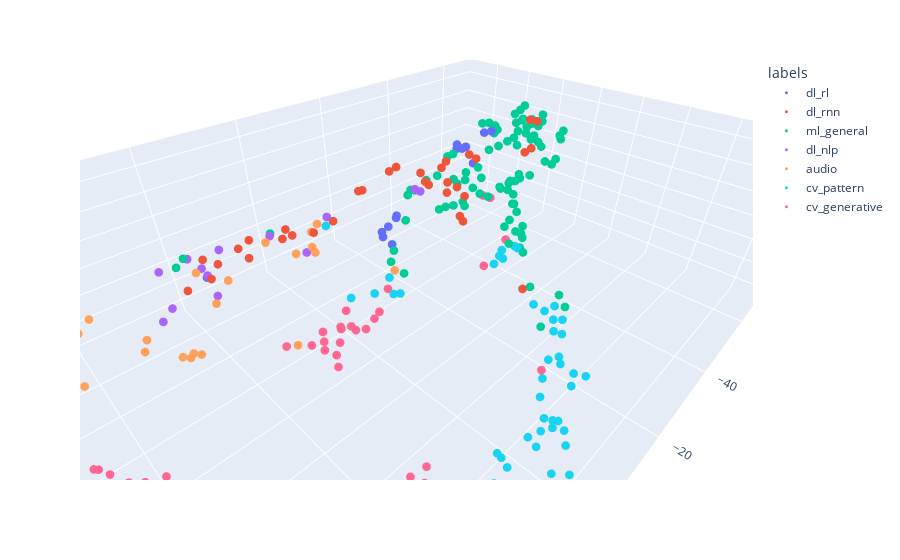

The code cell stored with this chart in its notebook:
### Code cell
from openTSNE.sklearn import TSNE
import plotly.express as px

tsne_latent = TSNE(n_components=3,random_state=42, perplexity=10, n_iter=2000, learning_rate=50).fit_transform(rbm_latent_space_final)
plot_3d(tsne_latent, jasper_metadata[['category']], jasper_metadata[['title']])

### Figure 1 — Plotly figure (JSON) as saved in the notebook; plotly's stock layout.template omitted (floating-point values rounded to 4 significant figures)
{"data": [{"customdata": [["human level control through deep reinforcement learning"], ["outracing champion gran turismo drivers with deep reinforcement learning sophy"], ["magnetic control of tokamak plasmas through deep reinforcement learning"], ["discovering faster matrix multiplication algorithms with reinforcement learning alphatensor"], ["faster sorting algorithms discovered using deep reinforcement learning alphadev"], ["learning to predict by the methods of temporal differences"], ["playing atari with deep reinforcement learning"], ["proximal policy optimization algorithms"], ["learning to walk in minutes using massively parallel deep reinforcement learning anymal"], ["learning robust perceptive locomotion for quadrupedal robots in the wild"], ["bc z zero shot task generalization with robotic imitation learning"], ["mastering diverse domains through world models dreamerv3"], ["grounding large language models in interactive environments with online rl glam"], ["efficient online reinforcement learning with offline data rlpd"], ["reward design with language models"], ["direct preference optimization your language model is secretly a reward model"], ["retroformer retrospective large language agents with policy gradient optimization"], ["learning from delayed rewards"]], "hovertemplate": "labels=dl_rl<br>x=%{x}<br>y=%{y}<br>z=%{z}<br>title=%{customdata[0]}<extra></extra>", "legendgroup": "dl_rl", "marker": {"color": "#636efa", "size": 3, "symbol": "circle"}, "mode": "markers", "name": "dl_rl", "scene": "scene", "showlegend": true, "type": "scatter3d", "x": [-44.56, -45.63, -47.39, -23.24, -24.35, -41.46, -17.24, -56.13, -18.06, -17.22, 21.41, -20.19, 45.92, -55.18, 42.97, 41.83, 41.26, -46.44], "y": [-20.65, -21.54, -21.35, -19.41, -20.45, -13.0, -14.32, -19.49, -18.45, -17.19, -15.53, -18.72, -29.64, -20.94, -29.09, -36.96, -29.61, -19.44], "z": [0.2684, 0.7474, -0.7176, -9.631, -9.908, -0.1678, -11.7, 1.865, -10.75, -11.11, -1.186, -10.35, 0.5263, 1.373, 1.961, 0.5147, 2.32, 0.5346]}, {"customdata": [["hybrid computing using a neural network with dynamic external memory"], ["bidirectional recurrent neural networks"], ["long short term memory"], ["bidirectional recurrent neural networks"], ["a signal flow graph approach to on line gradient calculation"], ["learning complex extended sequences using the principle of history compression"], ["learning task dependent distributed representations by backpropagation through structure"], ["lstm recurrent networks learn simple context free and context sensitive languages"], ["on line learning algorithms for locally recurrent neural networks"], ["photo real talking head with deep bidirectional lstm"], ["offline handwriting recognition with multidimensional recurrent neural networks"], ["learning the long term structure of the blues"], ["sequential deep learning for human action recognition"], ["recurrent networks and narma modeling"], ["an application of recurrent neural networks to discriminative keyword spotting"], ["constructing deterministic finite state automata in recurrent neural networks"], ["learning precise timing with lstm recurrent networks"], ["unconstrained online handwriting recognition with recurrent neural networks"], ["framewise phoneme classification with bidirectional lstm and other neural network architectures"], ["kalman filters improve lstm network performance in problems unsolvable by traditional recurrent nets"], ["neural turing machines"], ["learning phrase representations using rnn encoder decoder for statistical machine translation"], ["constructing long short term memory based deep recurrent neural networks for large vocabulary speech recognition"], ["on the properties of neural machine translation encoder decoder approaches"], ["sequence to sequence learning with neural networks"], ["simplified minimal gated unit variations for recurrent neural networks"], ["multilingual language processing from bytes"], ["gate variants of gated recurrent unit gru neural networks"], ["exploring the limits of language modeling"], ["predictive business process monitoring with lstm neural networks"], ["a multi horizon quantile recurrent forecaster"], ["deep contextualized word representations"], ["independently recurrent neural network indrnn building a longer and deeper rnn"], ["recurrent neural networks for time series forecasting"], ["forecasting cpi inflation components with hierarchical recurrent neural networks"], ["a local learning algorithm for dynamic feedforward and recurrent networks"]], "hovertemplate": "labels=dl_rnn<br>x=%{x}<br>y=%{y}<br>z=%{z}<br>title=%{customdata[0]}<extra></extra>", "legendgroup": "dl_rnn", "marker": {"color": "#EF553B", "size": 3, "symbol": "circle"}, "mode": "markers", "name": "dl_rnn", "scene": "scene", "showlegend": true, "type": "scatter3d", "x": [-38.12, -8.518, 0.2264, -8.065, -42.11, -14.18, 4.648, 25.69, -12.11, 20.38, 10.7, -8.502, -3.398, -48.64, 15.29, -11.7, -0.9789, 13.9, 24.14, -12.87, -10.21, 11.34, 25.83, 18.64, 20.65, -6.663, 48.41, -5.987, 28.31, -6.918, -43.87, 42.9, -9.463, -16.13, -51.22, -38.41], "y": [-11.57, 3.714, -2.138, 4.914, -0.2324, 1.952, -3.339, -1.98, 8.884, -0.4957, 0.4504, -2.906, 26.65, -4.047, -0.2248, 5.579, -2.708, 0.06434, -1.588, 6.591, 1.02, -6.29, -0.3652, -3.28, -2.59, 12.65, 2.944, 13.83, -2.716, -2.879, 0.09166, -2.284, 7.488, 1.178, -3.858, -9.837], "z": [3.3, 11.92, 11.3, 11.92, 5.928, 11.93, 7.288, 10.78, 9.952, 9.202, 9.409, 12.32, 5.933, 10.27, 10.09, 11.35, 10.83, 10.16, 9.535, 10.47, 11.99, 7.366, 8.703, 9.994, 9.843, 10.03, 1.199, 9.916, 6.875, 12.06, 6.404, 7.409, 11.02, 12.23, 9.341, 2.785]}, {"customdata": [["learning representations by back propagating errors"], ["highly accurate protein structure prediction with alphafold"], ["induction of decision trees"], ["nearest neighbor pattern classification"], ["approximation capabilities of multilayer feedforward networks"], ["face recognition using eigenfaces"], ["no free lunch theorems for optimization"], ["dropout a simple way to prevent neural networks from overfitting"], ["random search for hyper parameter optimization"], ["feature hashing for large scale multitask learning"], ["on discriminative vs generative classifiers a comparison of logistic regression and naive bayes"], ["the strength of weak learnability"], ["bagging predictors"], ["improved boosting algorithms using confidence rated predictions"], ["random forests"], ["efficient backprop"], ["self organized formation of topologically correct feature maps"], ["bootstrap methods another look at the jackknife"], ["multilayer feedforward networks with a nonpolynomial activation function can approximate any function"], ["hybrid monte carlo"], ["a training algorithm for optimal margin classifier"], ["document clustering based on non negative matrix factorization"], ["learnability and the vapnik chervonenkis dimension"], ["a decision theoretic generalization of on line learning and an application to boosting"], ["multilayer feedforward networks are universal approximators"], ["gaussian process optimization in the bandit setting no regret and experimental design"], ["smote synthetic minority over sampling technique"], ["hogwild a lock free approach to parallelizing stochastic gradient descent"], ["maxout networks"], ["auto encoding variational bayes"], ["identifying and attacking the saddle point problem in high dimensional non convex optimization"], ["neural machine translation by jointly learning to align and translate"], ["deep neural networks are easily fooled high confidence predictions for unrecognizable images"], ["adam a method for stochastic optimization"], ["batch normalization accelerating deep network training by reducing internal covariate shift"], ["deep learning and the information bottleneck principle"], ["deep unsupervised learning using nonequilibrium thermodynamics"], ["optimizing neural networks with kronecker factored approximate curvature"], ["highway networks"], ["dropout as a bayesian approximation representing model uncertainty in deep learning"], ["xgboost a scalable tree boosting system"], ["hyperband a novel bandit based approach to hyperparameter optimization"], ["gaussian error linear units gelus"], ["categorical reparameterization with gumbel softmax"], ["understanding deep learning requires rethinking generalization"], ["on the properties of the softmax function with application in game theory and reinforcement learning"], ["stochastic gradient descent as approximate bayesian inference"], ["gans trained by a two time scale update rule converge to a local nash equilibrium"], ["smash one shot model architecture search through hypernetworks"], ["understanding the disharmony between dropout and batch normalization by variance shift"], ["umap uniform manifold approximation and projection for dimension reduction"], ["the lottery ticket hypothesis finding sparse trainable neural networks"], ["relational inductive biases deep learning and graph networks"], ["on the covariance hessian relation in evolution strategies"], ["neural tangent kernel convergence and generalization in neural networks"], ["representation learning with contrastive predictive coding"], ["reconciling modern machine learning practice and the classical bias variance trade off"], ["the generalization error of random features regression precise asymptotics and double descent curve"], ["zero memory optimizations toward training trillion parameter models"], ["on the measure of intelligence"], ["deep double descent where bigger models and more data hurt"], ["implicit neural representations with periodic activation functions"], ["fourier features let networks learn high frequency functions in low dimensional domains"], ["the neural tangent kernel in high dimensions triple descent and a multi scale theory of generalization"], ["bayesian workflow"], ["intrinsic dimensionality explains the effectiveness of language model fine tuning"], ["an introduction to johnson lindenstrauss transforms"], ["a farewell to the bias variance tradeoff an overview of the theory of overparameterized machine learning"], ["learning in high dimension always amounts to extrapolation"], ["grokking generalization beyond overfitting on small algorithmic datasets"], ["towards understanding grokking an effective theory of representation learning"], ["a stochastic approximation method"], ["the perceptron a probabilistic model for information storage and organization in the brain"], ["reducing the dimensionality of data with neural networks"], ["indexing by latent semantic analysis"], ["multivariate adaptive regression splines"], ["regression shrinkage and selection via the lasso"], ["bias plus variance decomposition for zero one loss functions"], ["latent dirichlet allocation"], ["a new approach to linear filtering and prediction problems"], ["understanding the difficulty of training deep feedforward neural networks"], ["deep sparse rectifier neural networks"], ["computational power of neural networks a characterization in terms of kolmogorov complexity"], ["generalization in a linear perceptron in the presence of noise"], ["nonlinear principal component analysis using autoassociative neural networks"], ["stochastic neighbor embedding"], ["visualizing data using t sne"], ["locality preserving hashing"], ["siamese neural networks for one shot image recognition"]], "hovertemplate": "labels=ml_general<br>x=%{x}<br>y=%{y}<br>z=%{z}<br>title=%{customdata[0]}<extra></extra>", "legendgroup": "ml_general", "marker": {"color": "#00cc96", "size": 3, "symbol": "circle"}, "mode": "markers", "name": "ml_general", "scene": "scene", "showlegend": true, "type": "scatter3d", "x": [-38.22, -35.13, -40.68, -67.01, -40.65, -14.34, -64.18, -14.74, -51.27, -33.31, -40.68, -28.18, -38.9, -34.11, -39.64, -45.25, -39.13, -65.24, -50.09, -61.56, -12.52, -30.15, -28.98, -49.05, -49.38, -56.4, -35.06, -39.42, -15.79, -28.87, -59.98, 13.37, -2.719, -55.81, -9.13, -51.72, -47.08, -65.77, -26.49, -52.09, -40.91, -60.54, -39.39, -35.73, -10.72, -54.35, -62.87, -36.55, -12.12, -46.61, -61.53, -40.43, -16.46, -62.07, -59.72, -14.21, -61.1, -58.62, 25.76, -23.71, -33.9, -52.17, -13.7, -48.5, -60.91, 23.72, -37.9, -33.5, -56.36, -37.31, -40.76, -63.37, -38.48, -44.04, -28.79, -65.02, -60.88, -37.35, -30.58, -57.27, -26.37, -27.47, -48.52, -36.32, -66.68, -46.86, -48.43, -62.69, -4.929], "y": [1.544, -21.6, -17.93, -13.05, 2.576, -7.662, -18.52, 17.29, -13.45, -8.703, -11.99, -10.96, -12.93, -8.789, -13.46, 2.93, -17.11, -16.59, -2.236, -24.39, 17.78, -20.37, -9.82, -14.5, -0.9118, -11.69, 2.664, 0.445, 17.79, -7.552, -2.781, -7.411, 30.53, -12.43, 30.32, -4.493, -8.736, -11.33, 11.12, -5.41, -16.91, -15.44, -8.773, 1.268, 28.35, -13.22, -12.52, 3.188, 20.7, 3.805, -22.56, -4.399, -12.95, -14.6, -1.909, -11.45, -10.61, -1.605, -14.05, -16.81, -2.51, -3.279, 15.86, 3.495, -26.12, -16.56, -20.67, -4.403, -9.595, 1.353, -10.96, -16.51, -18.18, -4.563, -21.34, -16.75, -22.0, 1.395, -22.25, -12.47, 11.3, 10.92, -4.633, 0.5331, -15.18, -4.784, -4.649, -22.43, 26.82], "z": [2.862, -5.094, -5.461, 2.087, 2.178, -14.48, 4.549, 5.97, 1.063, -5.324, -5.681, -6.135, -3.44, -6.716, -1.971, 3.94, 1.54, 6.862, 5.411, 1.446, 4.948, -5.571, -5.364, 0.4482, 4.948, 0.3158, -6.035, -4.732, 2.724, -4.141, 4.147, 7.018, 2.193, 2.15, 1.67, 5.833, -6.954, 3.994, -2.11, 4.608, -6.4, 3.891, -1.694, 2.163, 1.796, 1.438, 4.902, -4.495, 4.875, 3.133, -0.8128, -2.741, -12.29, 4.717, 5.562, -13.35, 4.806, 3.935, 3.61, -9.402, -2.094, 10.7, 6.653, 3.657, 1.045, 3.06, -4.559, -1.929, 3.86, -1.385, -0.3338, 6.22, 0.8241, -3.102, -6.627, 3.162, 1.493, -3.582, -6.266, 3.411, -0.3652, -3.501, 8.535, -0.3149, 2.142, -3.651, -3.39, -0.1601, 5.547]}, {"customdata": [["mathematical discoveries from program search with large language models funsearch"], ["neural word embedding as implicit matrix factorization"], ["visual prompt tuning"], ["generating sequences with recurrent neural networks"], ["distributed representations of words and phrases and their compositionality"], ["neural machine translation of rare words with subword units"], ["google s neural machine translation system bridging the gap between human and machine translation"], ["a structured self attentive sentence embedding"], ["attention is all you need"], ["universal language model fine tuning for text classification"], ["bert pre training of deep bidirectional transformers for language understanding"], ["language models are few shot learners"], ["lora low rank adaptation of large language models"], ["finetuned language models are zero shot learners"], ["multitask prompted training enables zero shot task generalization"], ["lambda language models for dialog applications"], ["chain of thought prompting elicits reasoning in large language models"], ["training language models to follow human instructions with human feedback"], ["competition level code generation with alphacode"], ["training compute optimal large language models"], ["do as i can not as i say grounding language in robotic affordances"], ["palm scaling language modeling with pathways"], ["gpt neox 20b an open source autoregressive language model"], ["beyond the imitation game quantifying and extrapolating the capabilities of language models"], ["solving quantitative reasoning problems with language models"], ["react synergizing reasoning and acting in language models"], ["bloom a 176b parameter open access multilingual language model"], ["large language models encode clinical knowledge"], ["detectgpt zero shot machine generated text detection using probability curvature"], ["toolformer language models can teach themselves to use tools"], ["llama open and efficient foundation language models"], ["visual chatgpt talking drawing and editing with visual foundation models"], ["stabilizing transformer training by preventing attention entropy collapse"], ["sparks of artificial general intelligence early experiments with gpt 4"], ["bloomberggpt a large language model for finance"], ["hugginggpt solving ai tasks with chatgpt and its friends in huggingface"], ["instruction tuning with gpt 4"], ["generative agents interactive simulacra of human behavior"], ["visual instruction tuning"], ["palm 2 technical report"], ["tree of thoughts deliberate problem solving with large language models"], ["lima less is more for alignment"], ["qlora efficient finetuning of quantized llms"], ["voyager an open ended embodied agent with large language models"], ["the impact of positional encoding on length generalization in transformers"], ["toolllm facilitating large language models to master 16000 real world apis"], ["metagpt meta programming for multi agent collaborative framework"], ["code llama open foundation models for code"], ["rlaif scaling reinforcement learning from human feedback with ai feedback"], ["large language models as optimizers"], ["efficient streaming language models with attention sinks"], ["eureka human level reward design via coding large language models"], ["videopoet a large language model for zero shot video generation"], ["recurrent neural network based language model"], ["improving language understanding by generative pre training"]], "hovertemplate": "labels=dl_nlp<br>x=%{x}<br>y=%{y}<br>z=%{z}<br>title=%{customdata[0]}<extra></extra>", "legendgroup": "dl_nlp", "marker": {"color": "#ab63fa", "size": 3, "symbol": "circle"}, "mode": "markers", "name": "dl_nlp", "scene": "scene", "showlegend": true, "type": "scatter3d", "x": [47.02, -29.38, 28.18, -6.056, 5.897, 31.84, 30.25, 22.12, 27.05, 41.05, 41.32, 50.42, 43.37, 44.93, 46.01, 49.13, 49.67, 45.28, 49.12, 44.4, 52.47, 47.04, 22.91, 48.04, 47.02, 49.46, 51.42, 49.78, 21.72, 51.87, 48.09, 47.53, 7.595, 47.11, 48.33, 49.33, 46.75, 46.49, 47.78, 42.05, 48.2, 50.57, 41.69, 46.87, 18.63, 51.93, 49.35, 49.99, 43.69, 44.3, 51.07, 45.23, 48.76, 14.43, 45.48], "y": [-37.0, -17.91, -14.09, 3.901, -10.38, -4.768, -4.786, -12.86, 3.793, -13.26, -3.034, -4.102, -11.06, -14.73, -6.198, -21.47, -32.86, -17.25, -34.73, -12.87, -18.29, -6.735, -17.44, -19.43, -26.92, -36.95, -23.29, -24.16, -15.85, -15.7, -22.16, 8.269, -0.4927, -18.02, -7.976, -16.94, -10.31, -35.54, 5.714, -10.66, -28.13, -7.641, -11.74, -34.71, -15.06, -9.289, -36.83, -30.91, -35.1, -36.35, -16.57, -34.56, 7.814, -5.517, -3.216], "z": [-0.4141, -4.704, 3.995, 11.54, -1.192, 2.574, 3.891, 0.947, 8.986, 2.312, 7.916, 7.251, 6.383, 4.015, 6.421, 1.487, -2.092, 3.997, -3.426, 5.088, 4.58, 3.389, 2.17, 3.428, 0.9809, -0.1871, 0.5857, 0.7669, 0.5711, 3.25, -0.4255, 5.015, 10.33, 4.443, 4.577, 6.028, 5.2, -5.183, 4.092, 3.392, 0.3296, 5.182, 7.856, -2.875, 3.015, 5.209, -2.195, -1.967, -0.3364, 0.9105, 1.613, -1.144, 0.4366, 7.871, 6.062]}, {"customdata": [["deep neural networks for acoustic modeling in speech recognition the shared views of four research groups"], ["context dependent pre trained deep neural networks for large vocabulary speech recognition"], ["acoustic modeling using deep belief networks"], ["wavlm large scale self supervised pre training for full stack speech processing"], ["speech recognition with deep recurrent neural networks"], ["end to end attention based large vocabulary speech recognition"], ["deep speech 2 end to end speech recognition in english and mandarin"], ["robust speech recognition via large scale weak supervision whisper"], ["bigssl exploring the frontier of large scale semi supervised learning for asr"], ["efficient training of audio transformers with patchout passt"], ["speecht5 unified modal encoder decoder pre training for spoken language processing"], ["mslam massively multilingual joint pre training for speech and text"], ["add 2022 the first audio deep synthesis detection challenge"], ["maestro matched speech text representations through modality matching"], ["mulan a joint embedding of music audio and natural language"], ["audiolm a language modeling approach to audio generation"], ["audiogen textually guided audio generation"], ["musiclm generating music from text"], ["high fidelity neural audio compression encodec"], ["neural codec language models are zero shot text to speech synthesizers vall e"], ["audioldm text to audio generation with latent diffusion models"], ["google usm scaling automatic speech recognition beyond 100 languages"], ["scaling speech technology to 1000 languages mms"], ["simple and controllable music generation musicgen"], ["audiopalm a large language model that can speak and listen"], ["voicebox text guided multilingual universal speech generation at scale"]], "hovertemplate": "labels=audio<br>x=%{x}<br>y=%{y}<br>z=%{z}<br>title=%{customdata[0]}<extra></extra>", "legendgroup": "audio", "marker": {"color": "#FFA15A", "size": 3, "symbol": "circle"}, "mode": "markers", "name": "audio", "scene": "scene", "showlegend": true, "type": "scatter3d", "x": [6.391, 23.68, 7.21, 40.66, 16.54, 24.38, 6.132, 42.4, 38.99, 27.84, 46.16, 47.41, 5.449, 35.33, 28.8, 30.59, 11.9, 6.68, -13.52, 34.48, 29.23, 45.93, 45.12, 28.22, 48.71, 42.74], "y": [-5.242, -12.68, -5.862, -6.827, -2.874, 1.115, -8.004, -5.906, -7.226, 4.974, 2.751, 4.558, -8.39, -3.658, -8.14, -7.093, -7.951, -12.67, -9.618, -4.467, -8.776, -3.928, -5.084, -6.444, -1.958, -2.165], "z": [6.729, 2.313, 5.347, 4.816, 8.874, 8.477, 1.077, 6.263, 5.838, 8.925, 1.473, 1.976, -0.4743, 0.2912, -7.667, -6.412, -17.24, -2.194, -14.29, 1.267, -8.732, 1.001, 0.07442, -7.083, 0.1884, 0.8594]}, {"customdata": [["gradientbased learning applied to document recognition"], ["learning hierarchical features for scene labeling"], ["3d convolutional neural networks for human action recognition"], ["learning and transferring mid level image representations using convolutional neural networks"], ["deepface closing the gap to human level performance in face verification"], ["large scale video classification with convolutional neural networks"], ["imagenet classification with deep convolutional neural networks"], ["tensorf tensorial radiance fields"], ["3d gaussian splatting for real time radiance field rendering"], ["decaf a deep convolutional activation feature for generic visual recognition"], ["rich feature hierarchies for accurate object detection and semantic segmentation"], ["visualizing and understanding convolutional networks"], ["network in network"], ["overfeat integrated recognition localization and detection using convolutional networks"], ["cnn features off the shelf an astounding baseline for recognition"], ["return of the devil in the details delving deep into convolutional nets"], ["two stream convolutional networks for action recognition in videos"], ["spatial pyramid pooling in deep convolutional networks for visual recognition"], ["very deep convolutional networks for large scale image recognition"], ["going deeper with convolutions"], ["fully convolutional networks for semantic segmentation"], ["long term recurrent convolutional networks for visual recognition and description"], ["show and tell a neural image caption generator"], ["understanding deep image representations by inverting them"], ["semantic image segmentation with deep convolutional nets and fully connected crfs"], ["image super resolution using deep convolutional networks"], ["show attend and tell neural image caption generation with visual attention"], ["fast r cnn"], ["faster r cnn towards real time object detection with region proposal networks"], ["you only look once unified real time object detection"], ["a neural algorithm of artistic style"], ["rethinking the inception architecture for computer vision"], ["deep residual learning for image recognition"], ["inception v4 inception resnet and the impact of residual connections on learning"], ["identity mappings in deep residual networks"], ["feature pyramid networks for object detection"], ["arbitrary style transfer in real time with adaptive instance normalization"], ["mask r cnn"], ["mobilenets efficient convolutional neural networks for mobile vision applications"], ["squeeze and excitation networks"], ["neural discrete representation learning"], ["deep image prior"], ["mobilenetv2 inverted residuals and linear bottlenecks"], ["tracking emerges by colorizing videos"], ["occupancy networks learning 3d reconstruction in function space"], ["efficientnet rethinking model scaling for convolutional neural networks"], ["patches are all you need convmixer"], ["block nerf scalable large scene neural view synthesis"], ["dino detr with improved denoising anchor boxes for end to end object detection"], ["scaling up your kernels to 31 31 revisiting large kernel design in cnns"], ["segment anything in medical images"], ["neuralangelo high fidelity neural surface reconstruction"], ["inceptionism going deeper into neural networks"]], "hovertemplate": "labels=cv_pattern<br>x=%{x}<br>y=%{y}<br>z=%{z}<br>title=%{customdata[0]}<extra></extra>", "legendgroup": "cv_pattern", "marker": {"color": "#19d3f3", "size": 3, "symbol": "circle"}, "mode": "markers", "name": "cv_pattern", "scene": "scene", "showlegend": true, "type": "scatter3d", "x": [8.499, 19.63, 17.01, 10.78, 20.91, 30.61, 8.18, -9.087, -29.84, 19.96, 9.833, 10.82, -4.702, 17.01, 13.59, 10.2, 16.47, 8.784, 7.995, 1.829, 8.947, 35.13, 39.75, -2.816, -0.6652, 4.267, 39.58, 2.476, 2.782, -1.592, -25.21, 29.78, 6.56, 8.817, -8.712, 0.009406, -26.92, 18.25, 13.59, -6.552, -11.83, -6.694, 15.95, -0.797, -26.71, 5.509, 32.85, -10.13, -14.17, 7.094, -5.472, -27.87, -3.268], "y": [0.374, 40.62, 38.52, 41.85, 37.33, 35.15, 39.71, -5.193, 5.109, 39.33, 40.8, 39.52, 29.65, 40.26, 39.69, 39.37, 38.73, 41.26, 41.56, 38.14, 43.14, 24.95, 20.44, 32.47, 37.08, 40.34, 22.9, 36.51, 36.28, 32.6, 6.739, 36.51, 36.62, 37.85, 28.99, 33.7, 7.543, 39.89, 38.01, 31.53, -9.415, 31.82, 38.05, -8.09, 9.949, 38.43, 31.97, -4.378, 18.4, 38.04, -6.709, 5.988, 28.68], "z": [9.564, -7.089, 3.124, -3.486, -6.186, 2.98, -0.02348, -15.61, -10.03, -6.31, 3.607, -1.002, 3.164, -3.098, 3.479, 0.9551, 2.05, 1.496, -1.567, 0.4604, -4.298, 0.8097, 1.409, -2.52, -0.08593, 5.666, 1.44, 3.427, 4.658, 5.356, -10.4, 3.967, 4.223, 4.038, 1.302, 5.166, -9.556, -3.957, -3.428, 1.645, -15.16, -0.8434, -3.792, -13.6, -5.467, -2.302, 0.7028, -15.62, 3.647, -0.8531, -14.34, -10.09, 4.567]}, {"customdata": [["swin unetr swin transformers for semantic segmentation of brain tumors in mri images"], ["deep visual semantic alignments for generating image descriptions"], ["vqa visual question answering"], ["spatial transformer network"], ["generating diverse high fidelity images with vq vae 2"], ["denoising diffusion probabilistic models"], ["an image is worth 16x16 words transformers for image recognition at scale"], ["taming transformers for high resolution image synthesis"], ["learning transferable visual models from natural language supervision"], ["cmt convolutional neural networks meet vision transformers"], ["high resolution image synthesis with latent diffusion models"], ["a convnet for the 2020s"], ["maxvit multi axis vision transformer"], ["hierarchical text conditional image generation with clip latents dall e 2"], ["better plain vit baselines for imagenet 1k"], ["photorealistic text to image diffusion models with deep language understanding imagen"], ["git a generative image to text transformer for vision and language"], ["classifier free diffusion guidance"], ["multi concept customization of text to image diffusion custom diffusion"], ["dreambooth fine tuning text to image diffusion models for subject driven generation"], ["make a video text to video generation without text video data"], ["dreamfusion text to 3d using 2d diffusion"], ["scalable diffusion models with transformers dit"], ["on distillation of guided diffusion models"], ["laion 5b an open large scale dataset for training next generation image text models"], ["imagic text based real image editing with diffusion models"], ["diffusiondet diffusion model for object detection"], ["instructpix2pix learning to follow image editing instructions"], ["magic3d high resolution text to 3d content creation"], ["muse text to image generation via masked generative transformers"], ["structure and content guided video synthesis with diffusion models gen 1"], ["scaling vision transformers to 22 billion parameters"], ["adding conditional control to text to image diffusion models controlnet"], ["scaling up gans for text to image synthesis gigagan"], ["dinov2 learning robust visual features without supervision"], ["synthetic data from diffusion models improves imagenet classification"], ["align your latents high resolution video synthesis with latent diffusion models"], ["vision transformers need registers"], ["drag your gan interactive point based manipulation on the generative image manifold"], ["sdxl improving latent diffusion models for high resolution image synthesis"], ["qwen vl a versatile vision language model for understanding localization and generation"], ["mvdream multi view diffusion for 3d generation"], ["florence 2 advancing a unified representation for a variety of vision tasks"]], "hovertemplate": "labels=cv_generative<br>x=%{x}<br>y=%{y}<br>z=%{z}<br>title=%{customdata[0]}<extra></extra>", "legendgroup": "cv_generative", "marker": {"color": "#FF6692", "size": 3, "symbol": "circle"}, "mode": "markers", "name": "cv_generative", "scene": "scene", "showlegend": true, "type": "scatter3d", "x": [22.37, 37.99, 13.93, 20.58, -6.8, -43.71, 43.42, 21.53, 42.65, 32.72, -10.0, 31.79, 30.98, 9.511, 28.91, 40.81, 49.93, -42.53, 3.269, 7.214, 40.39, 0.4226, 22.79, -5.197, 44.69, 6.52, -32.44, 7.432, 2.527, 45.32, 4.677, 45.54, -1.456, 0.9817, 42.67, 7.616, 6.271, 40.86, -25.13, 0.08733, 49.13, -1.152, 43.72], "y": [31.78, 22.2, -8.278, 32.41, -7.177, -8.983, 25.18, 33.07, 18.93, 33.15, -7.935, 34.01, 32.05, -7.349, 33.66, 15.7, 10.54, -10.27, -6.65, -6.691, 18.08, -5.816, 34.84, -6.917, 13.54, -4.16, 4.017, -6.526, -7.642, 11.13, -5.327, 13.4, 32.45, -7.63, 18.12, -2.349, -8.209, 25.09, 4.394, -7.722, 9.24, -4.681, 16.21], "z": [-2.403, 1.162, -16.39, -1.816, -20.04, -8.245, 1.607, -3.033, 2.833, 1.91, -16.3, 0.3358, -1.034, -18.5, -1.903, 0.268, 1.028, -7.687, -17.47, -18.65, 0.9901, -19.57, -4.443, -20.72, 2.496, -20.84, -9.101, -20.6, -19.11, 1.374, -19.68, 4.106, -3.527, -15.43, 4.113, -21.82, -17.8, 1.53, -11.97, -19.99, 2.964, -19.58, 3.091]}], "layout": {"legend": {"title": {"text": "labels"}, "tracegroupgap": 0}, "margin": {"t": 60}, "scene": {"aspectmode": "data", "camera": {"center": {"x": 0, "y": 0, "z": 0}, "eye": {"x": 0.7, "y": 0.7, "z": 0.7}}, "domain": {"x": [0, 1], "y": [0, 1]}, "xaxis": {"title": {"text": "1"}}, "yaxis": {"title": {"text": "2"}}, "zaxis": {"title": {"text": "3"}}}}}
